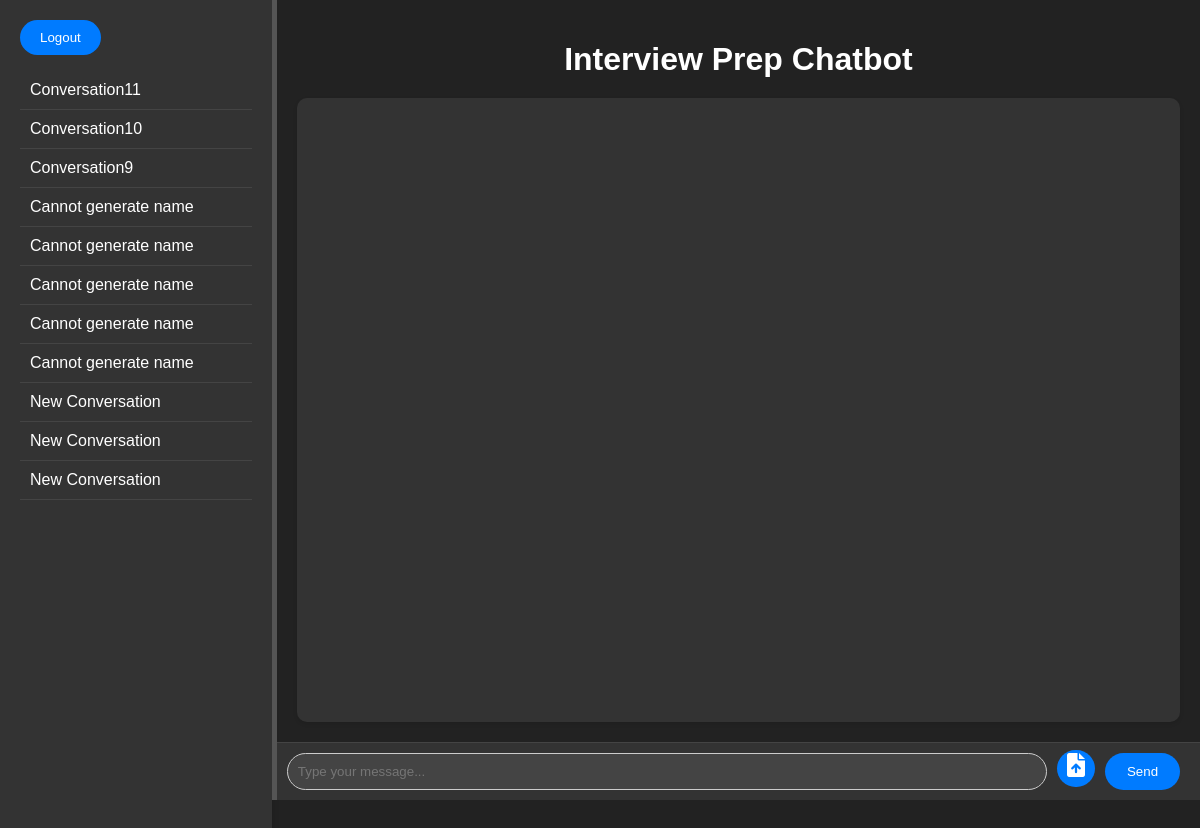
Screenshot of / (signed in) with the database file from the repository.
### chat/models.py (models this page shows, shortened)
class Conversation(models.Model):
    user = models.ForeignKey(User, on_delete=models.CASCADE)
    title = models.CharField(max_length=255)
    created_at = models.DateTimeField(auto_now_add=True)

### chat/views.py (the view, shortened to what this page needs)
# urls.py: path('', views.chat_api, name='index'),
@login_required
@csrf_exempt
def chat_api(request):
    if request.method == 'GET':
        conversation_id = request.GET.get('conversation_id')
        if conversation_id:
            conversation = get_object_or_404(Conversation, id=conversation_id, user=request.user)
            messages = conversation.messages.all().order_by('timestamp')
        else:
            conversations = Conversation.objects.filter(user=request.user).order_by('-created_at')
            return render(request, 'chat.html', {'conversations': conversations})
        return render(request, 'chat.html', {'messages': messages, 'conversation_id': conversation_id})
    return JsonResponse({'error': 'Invalid request'}, status=400)

### chat/templates/chat.html (shortened to what this page needs)
<!DOCTYPE html>
<html>
<head>
    <link rel="stylesheet" href="https://cdnjs.cloudflare.com/ajax/libs/font-awesome/6.0.0-beta3/css/all.min.css">
</head>
<body>
    <div id="sidebar">
        <form action="{% url 'logout' %}" method="post">
            <input type="submit" value="Logout">
        </form>
        <ul id="conversations">
            {% for conversation in conversations %}
                <li onclick="loadConversation({{ conversation.id }})">{{ conversation.title }}</li>
            {% endfor %}
        </ul>
    </div>
    <div id="sidebar-resizer"></div>
    <div id="main">
        <div class="chat-container-wrapper">
            <h1>Interview Prep Chatbot</h1>
            <div id="chat-container">
            </div>
        </div>
        <div id="input-container">
            <input type="text" id="user-input" placeholder="Type your message...">
            <div class="file-input-wrapper">
                <label for="file-input" id="file-button">
                    <i class="fas fa-file-upload"></i>
                </label>
            </div>
            <button id="send-button">Send</button>
        </div>
    </div>
</body>
</html>

### chat/templates/chat.html (style rules this page uses)
body { font-family: Arial, sans-serif; background-color: #222; color: #fff; margin: 0; padding: 0; display: flex; height: 100vh; overflow: hidden; }
#sidebar { width: 20%; background-color: #333; padding: 20px; height: 100vh; overflow-y: auto; box-shadow: 2px 0 5px rgba(0, 0, 0, 0.1); resize: horizontal; overflow: auto; min-width: 200px; max-width: 500px; }
#main { width: calc(80% - 5px); display: flex; flex-direction: column; }
.chat-container-wrapper { flex: 1; display: flex; flex-direction: column; padding: 20px; }
#chat-container { flex: 1; padding: 20px; border-radius: 10px; background-color: #333; box-shadow: 0 2px 4px rgba(0, 0, 0, 0.1); overflow-y: auto; scroll-behavior: smooth; }
#input-container { display: flex; padding: 10px; background-color: #333; border-top: 1px solid #444; }
#user-input { flex: 1; padding: 10px; border: 1px solid #ccc; border-radius: 20px; background-color: #444; color: #fff; margin-right: 10px; }
#send-button, #file-button { width: 75px; padding: 10px; border: none; border-radius: 20px; background-color: #007bff; color: #fff; cursor: pointer; margin-right: 10px; }
h1 { text-align: center; margin-bottom: 20px; }
ul { list-style: none; padding: 0; }
li { cursor: pointer; padding: 10px; border-bottom: 1px solid #444; }
input[type="submit"] { background-color: #007bff; color: #fff; padding: 10px 20px; border: none; border-radius: 20px; cursor: pointer; }
.file-input-wrapper { display: inline-block; position: relative; }
.file-input-wrapper i { font-size: 24px; }
#sidebar-resizer { width: 5px; background-color: #555; cursor: ew-resize; height: 100%; }

### rows the page displays
Conversation: title "Conversation11"
Conversation: title "Conversation10"
Conversation: title "Conversation9"
Conversation: title "Cannot generate name"
Conversation: title "Cannot generate name"
Conversation: title "Cannot generate name"
Conversation: title "Cannot generate name"
Conversation: title "Cannot generate name"
Conversation: title "New Conversation"
Conversation: title "New Conversation"
Conversation: title "New Conversation"
